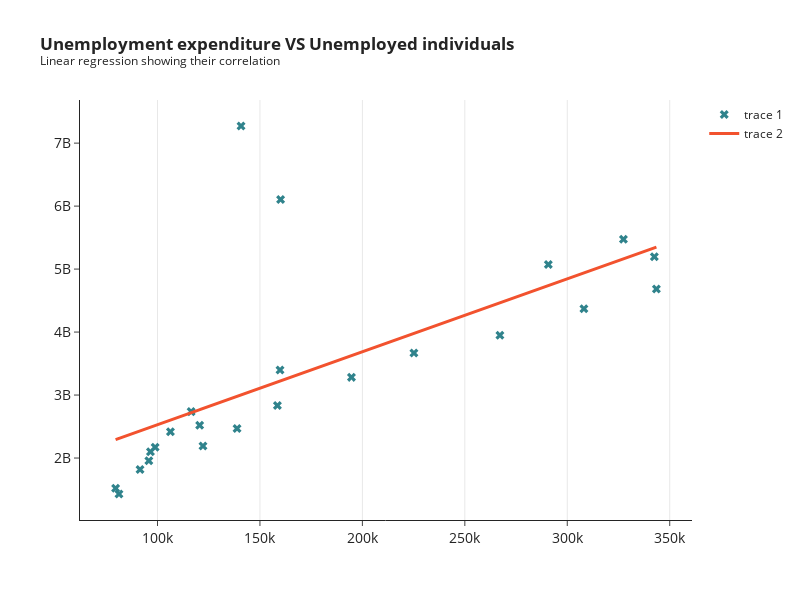

The cell this chart's notebook holds for it:
### Markdown cell above
**Results:** Stron relationship, each unemployment person increase 11.580 euros in expenditure. Model explains just 44%, moderate model fit.

### Code cell
# Define time period
years = np.arange(2014, 2025)

# Initialize the plot + title and styling
fig_7 = px.line(
            title="<b>Unemployment expenditure VS Unemployed individuals</b><br><sup>Linear regression showing their correlation </sup>",
            template='simple_white',
              )

# Add trace
fig_7.add_trace(go.Scatter(x=hpt_4.individuals, y=hpt_4['value (euro)'], line=dict(color="#30838C")))


# Axis configuration
fig_7.update_xaxes(tickfont=dict(size=14), title_text='', showgrid=True)
fig_7.update_yaxes(tickfont=dict(size=14), title_text='')

# Line and market style
fig_7.update_traces(mode='markers', marker=dict(size=8, symbol='x'))

# Layout adjustment
fig_7.update_layout(width=800, height=600)

# Add regression line
fig_7.add_trace(go.Scatter(x=hpt_4.individuals, 
                           y=[intercept_c + slope_c * x for x in hpt_4.individuals],
                           mode='lines', 
                           line=dict(color="#F2522E", width=3)))

### Figure 1 — Plotly figure (JSON) as saved in the notebook; plotly's stock layout.template omitted (floating-point values rounded to 4 significant figures)
{"data": [{"hovertemplate": "<extra></extra>", "legendgroup": "", "line": {"color": "#1F77B4", "dash": "solid"}, "marker": {"size": 8, "symbol": "x"}, "mode": "markers", "name": "", "orientation": "v", "showlegend": false, "type": "scatter", "xaxis": "x", "yaxis": "y"}, {"line": {"color": "#30838C"}, "marker": {"size": 8, "symbol": "x"}, "mode": "markers", "type": "scatter", "x": [81200, 79550, 91475, 95775, 96575, 98850, 106325, 116425, 159800, 290750, 327425, 342500, 343500, 308125, 267125, 225150, 194675, 158525, 138825, 122200, 140775, 160075, 120575], "y": [1429000000, 1520000000, 1817000000, 1958000000, 2099000000, 2170000000, 2419000000, 2737000000, 3397000000, 5073000000, 5473000000, 5195000000, 4684000000, 4370000000, 3950000000, 3669000000, 3281000000, 2834000000, 2470000000, 2192000000, 7272000000, 6104000000, 2519000000]}, {"line": {"color": "#F2522E", "width": 3}, "mode": "lines", "type": "scatter", "x": [81200, 79550, 91475, 95775, 96575, 98850, 106325, 116425, 159800, 290750, 327425, 342500, 343500, 308125, 267125, 225150, 194675, 158525, 138825, 122200, 140775, 160075, 120575], "y": [2312000000.0, 2293000000.0, 2431000000.0, 2481000000.0, 2490000000.0, 2516000000.0, 2603000000.0, 2720000000.0, 3222000000.0, 4738000000.0, 5163000000.0, 5338000000.0, 5349000000.0, 4940000000.0, 4465000000.0, 3979000000.0, 3626000000.0, 3207000000.0, 2979000000.0, 2787000000.0, 3002000000.0, 3225000000.0, 2768000000.0]}], "layout": {"height": 600, "legend": {"tracegroupgap": 0}, "title": {"text": "<b>Unemployment expenditure VS Unemployed individuals</b><br><sup>Linear regression showing their correlation </sup>"}, "width": 800, "xaxis": {"anchor": "y", "domain": [0, 1], "showgrid": true, "tickfont": {"size": 14}, "title": {"text": ""}}, "yaxis": {"anchor": "x", "domain": [0, 1], "tickfont": {"size": 14}, "title": {"text": ""}}}}
